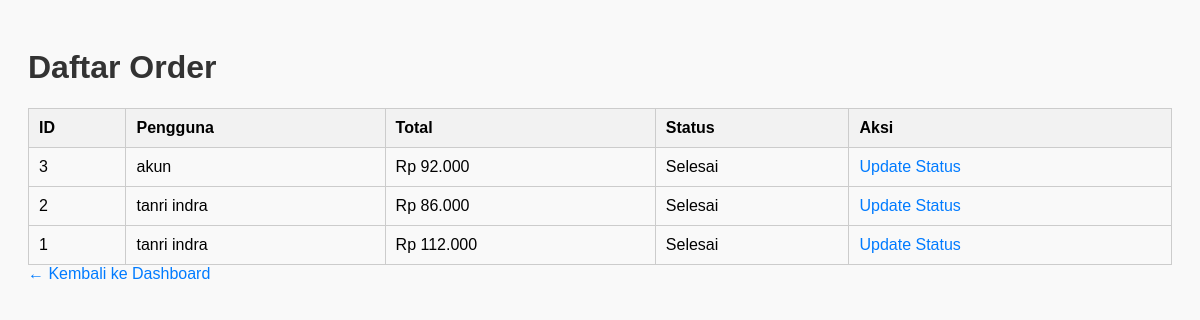
Screenshot of /adminpanel/order.php (signed in) with the database file from the repository.
### tables this page shows
CREATE TABLE `orders` (
  `id` int(11) NOT NULL,
  `users_id` int(11) NOT NULL,
  `total` int(11) NOT NULL,
  `status` varchar(50) DEFAULT 'Menunggu Pembayaran',
  `payment_method_id` int(11) NOT NULL,
  `alamat_pengiriman_id` int(11) NOT NULL,
  `shipping_cost` int(11) DEFAULT 0,
  `shipping_method` varchar(50) DEFAULT NULL,
  `tanggal_order` datetime DEFAULT current_timestamp()
);

CREATE TABLE `users` (
  `id` int(11) NOT NULL,
  `name` varchar(100) NOT NULL,
  `email` varchar(100) NOT NULL,
  `password` varchar(255) DEFAULT NULL,
  `role` enum('admin','user') NOT NULL,
  `created_at` datetime NOT NULL DEFAULT current_timestamp()
);

### adminpanel/order.php (the view, shortened to what this page needs)
<?php
require '../dbconnect.php';
$stmt = $pdo->query("
 SELECT orders.*, users.name
FROM orders
JOIN users ON orders.users_id = users.id
ORDER BY orders.id DESC
");
$orderList = $stmt->fetchAll(PDO::FETCH_ASSOC);
?>
<!DOCTYPE html>
<html>
<head>
</head>
<body>
<h1>Daftar Order</h1>
<table>
    <tr>
        <th>ID</th>
        <th>Pengguna</th>
        <th>Total</th>
        <th>Status</th>
        <th>Aksi</th>
    </tr>
    <?php foreach ($orderList as $order): ?>
    <tr>
        <td><?= $order['id'] ?></td>
        <td><?= htmlspecialchars($order['name']) ?></td>
        <td>Rp <?= number_format($order['total'], 0, ',', '.') ?></td>
        <td><?= $order['status'] ?></td>
        <td>
            <a href="edit_order.php?id=<?= $order['id'] ?>">Update Status</a>
        </td>
    </tr>
    <?php endforeach; ?>
</table>
<a href="dashboard.php">← Kembali ke Dashboard</a>
</body>
</html>

### adminpanel/order.php (style rules this page uses)
body { font-family: Arial, sans-serif; padding: 20px; background: #f9f9f9; }
h1 { color: #333; }
table { width: 100%; border-collapse: collapse; margin-top: 20px; }
th, td { padding: 10px; border: 1px solid #ccc; text-align: left; }
th { background-color: #f2f2f2; }
a { text-decoration: none; color: #007BFF; }

### rows the page displays
orders: id "3", users.name "akun", total "92.000", status "Selesai"
orders: id "2", users.name "tanri indra", total "86.000", status "Selesai"
orders: id "1", users.name "tanri indra", total "112.000", status "Selesai"
